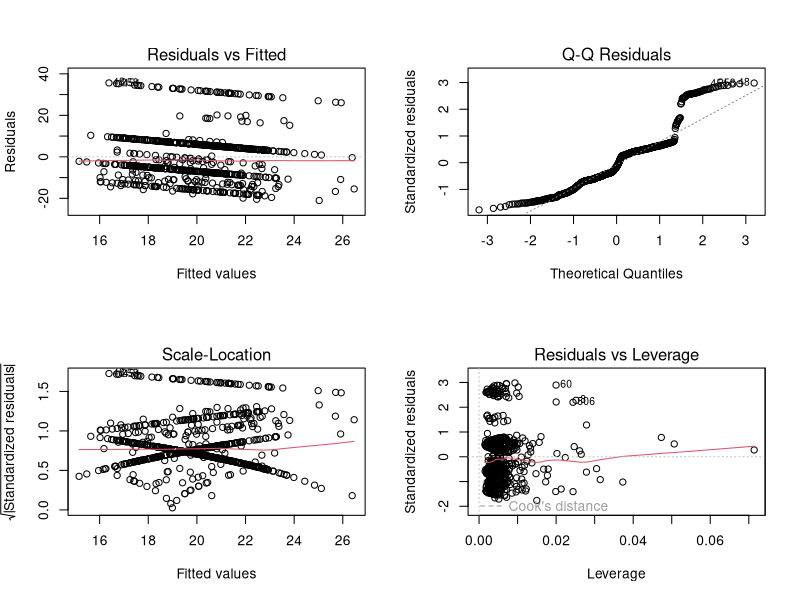
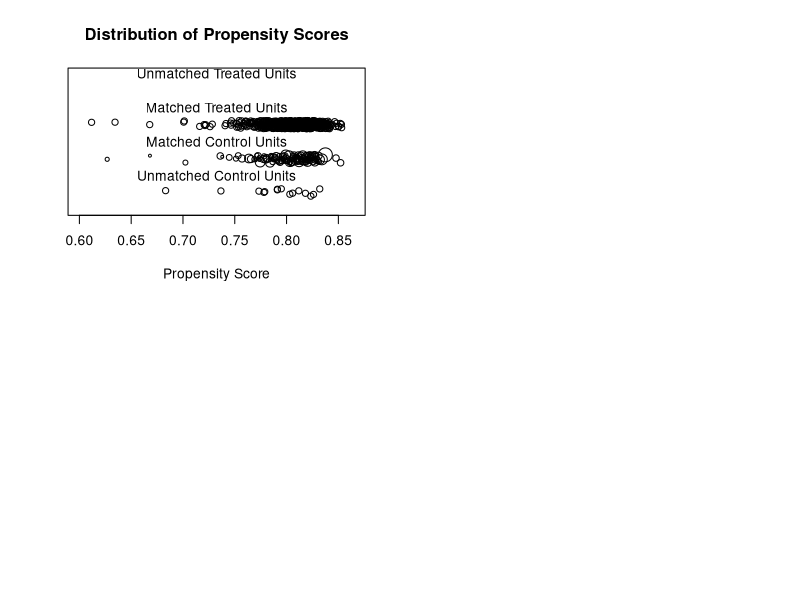

Reproduce these figures in R, in order.
## ---- chunk 1
knitr::opts_chunk$set(echo = TRUE)
## ---- chunk 2
card_krueger_1994_mod_data <- read.csv("card_krueger_1994.csv")
## ---- chunk 3
library(dplyr)
df_filtered <- card_krueger_1994_mod_data %>% 
  filter(!is.na(empft), !is.na(emppt), !is.na(hrsopen))
## ---- chunk 4
fit <- lm(inctime ~ empft + emppt + hrsopen, data = df_filtered)
summary(fit)
## ---- chunk 5
#checking diagnostic plots
par(mfrow=c(2,2)) # Show plots in 2x2 grid.
plot(fit)
## ---- chunk 6
fit_dd = lm(emptot ~ time + treated + treated * time, data = df_filtered)
summary(fit_dd)
fit_dd
## ---- chunk 7
library(MatchIt)
library(lmtest)
library(sandwich)

df_filtered <- df_filtered %>% 
  filter(!is.na(inctime), !is.na(emppt))

sum(is.na(df_filtered$empft))

match_obj <- matchit(treated ~ empft + emppt + hrsopen + inctime,
  data = df_filtered, 
  method = "nearest", # "nearest" for nearest neighbor matching
  distance ="glm", # name of a method of estimating propensity scores (e.g., "glm")
  ratio = 1, # ratio: how many control units should be matched to each treated unit 
  replace = TRUE) # replace: whether matching should be done with replacement (TRUE)
?matchit
summary(match_obj)

plot(match_obj, type = "jitter", interactive = FALSE)

#Extract the matched data and save the data into the variable matched_data
matched_data <- match.data(match_obj)
## ---- chunk 8
didreg1 = lm(emptot ~ time + treated + treated * time, data = matched_data)
summary(didreg1)
